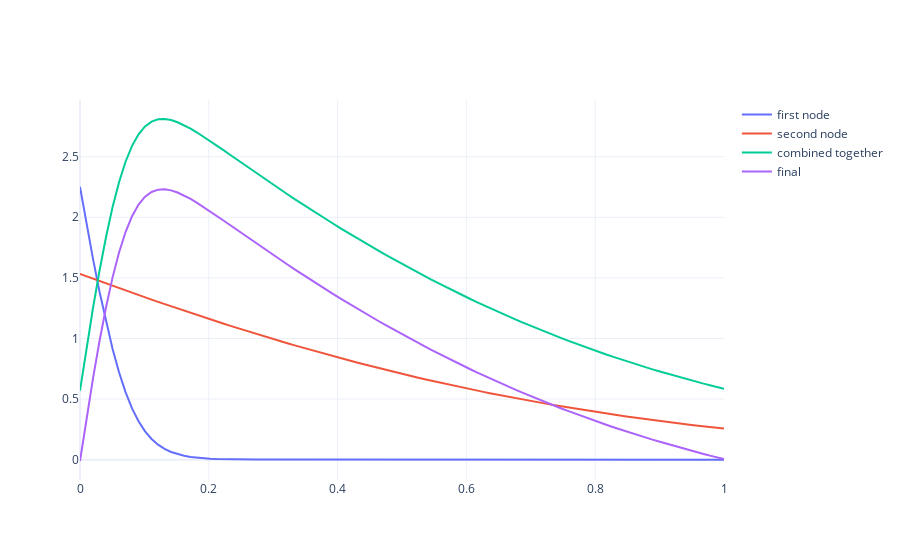

Notebook code for this chart:
### Code cell
fig = go.Figure([
    go.Scatter(x=x,y=fn1,mode='lines', name="first node"),
    go.Scatter(x=x,y=fn2,mode='lines', name="second node"),
    go.Scatter(x=x,y=fn3,mode='lines', name="combined together"),
    go.Scatter(x=x,y=fn4,mode='lines', name="final")
     ])

fig.update_layout(template = "plotly_white")
